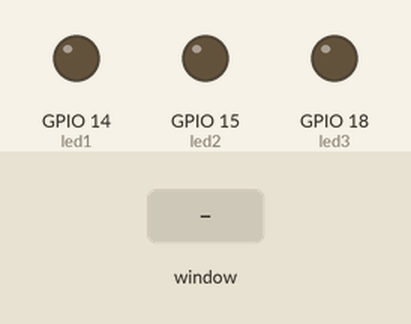
Simulated run of this program. Board: Raspberry Pi (BCM pin numbers). Shown: output pins drawn as LEDs (lit = HIGH). The test bench sets the inputs (shaded band). The desktop window is not drawn, its controls go by their first labels and the mouse button is held 0.15 s.

Above: at 1.2 s.
1.3 s: control labelled "Red" in the window clicked
At 2.5 s:
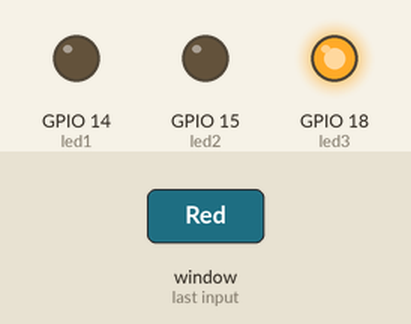
2.8 s: control labelled "Green" in the window clicked
At 3.9 s:
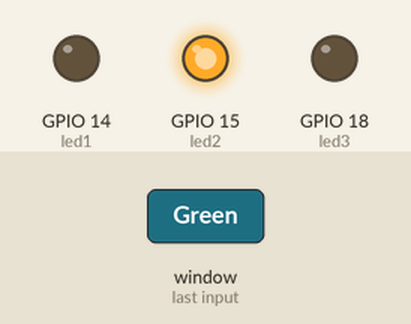
4.3 s: control labelled "Blue" in the window clicked
At 5.0 s:
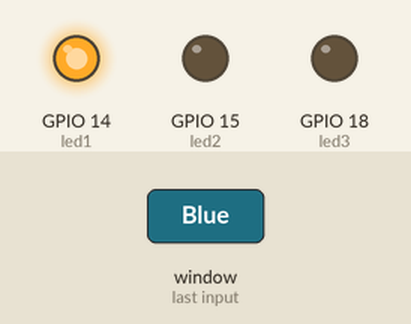
5.8 s: control labelled "Off" in the window clicked
At 6.2 s:
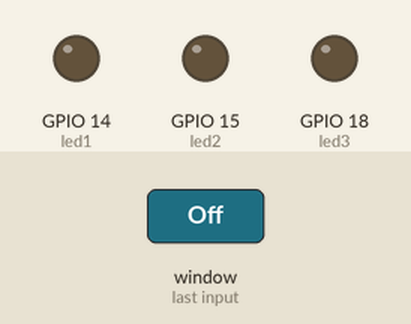
Timing chart, 0 to 8.3 s (numbered marks = the images above; inputs shaded):
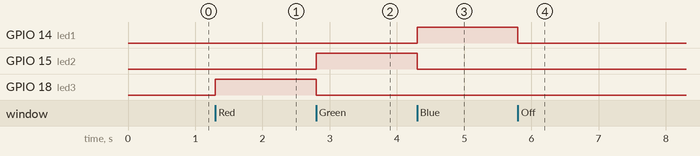

Measured:
- after the input at 1.3 s, GPIO 18 (led3): LOW → HIGH at once
- after the input at 2.8 s, GPIO 15 (led2): LOW → HIGH at once; GPIO 18 (led3): HIGH → LOW at once
- after the input at 4.3 s, GPIO 14 (led1): LOW → HIGH at once; GPIO 15 (led2): HIGH → LOW at once
- after the input at 5.8 s, GPIO 14 (led1): HIGH → LOW at once

The program:

main.py
```python
from tkinter import *
import tkinter.font
from gpiozero import LED
import RPi.GPIO
RPi.GPIO.setmode(RPi.GPIO.BCM)

led1 = LED(14)
led2 = LED(15)
led3 = LED(18)

root = Tk()
root.title("LED toggler")

myFont = tkinter.font.Font(family = "Helvetica", size = 12, weight = "bold")

def ledToggle():
    if v.get() == "Off":
        led1.off()
        led2.off()
        led3.off()
    elif v.get() == "Red":
        led1.off()
        led2.off()
        led3.on()
    elif v.get() == "Green":
        led1.off()
        led2.on()
        led3.off()
    elif v.get() == "Blue":
        led1.on()
        led2.off()
        led3.off()


MODES = ["Red","Green","Blue","Off"]

v = StringVar()
v.set("Off")
for text in MODES:
    b = Radiobutton(root, text=text, variable=v, value=text, command = ledToggle)
    b.pack(anchor=W)

mainloop()
```
